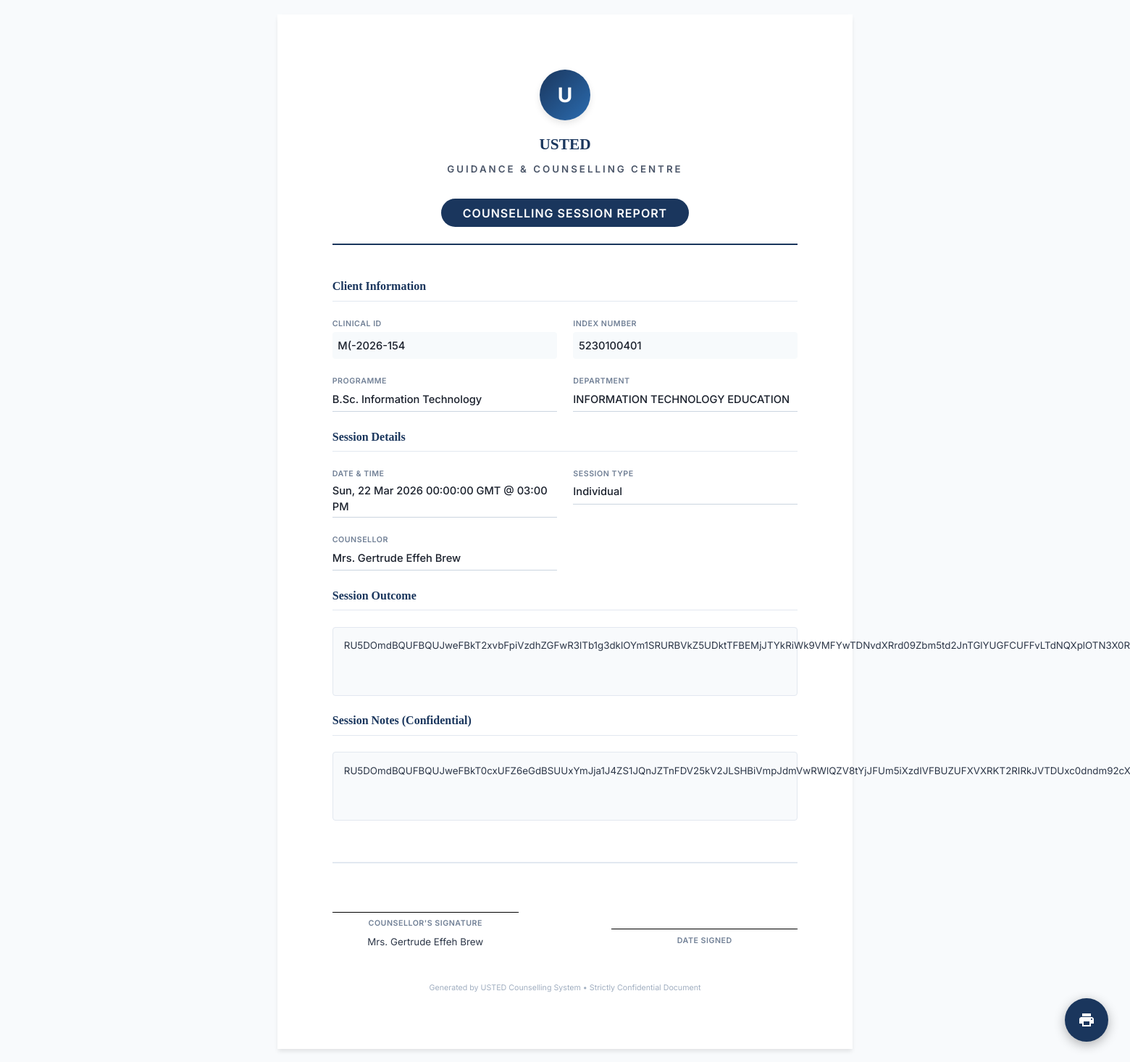
/print_session/14 (signed in), run on the app's committed database.
### tables this page shows
CREATE TABLE "Student" (
	"id"	INTEGER,
	"name"	TEXT NOT NULL UNIQUE,
	"age"	INTEGER,
	"gender"	INTEGER,
	"program"	TEXT,
	"contact"	TEXT,
	"created_at"	TIMESTAMP DEFAULT CURRENT_TIMESTAMP,
	"index_number"	TEXT,
	"department"	TEXT,
	"programme"	TEXT,
	"parent_contact"	INTEGER, faculty TEXT, hall_of_residence TEXT, updated_at TIMESTAMP, last_modified_by TEXT, is_deleted BOOLEAN DEFAULT 0, sync_status TEXT DEFAULT 'pending', global_id TEXT, case_number TEXT, email TEXT, last_synced_at TEXT,
	PRIMARY KEY("id")
);

CREATE TABLE Appointment (
            id INTEGER PRIMARY KEY AUTOINCREMENT,
            student_id INTEGER,
            Counsellor_id INTEGER,
            date DATE NOT NULL,
            time TIME NOT NULL,
            purpose TEXT,
            status TEXT DEFAULT 'scheduled',
            created_at TIMESTAMP DEFAULT CURRENT_TIMESTAMP, urgency TEXT, referral_source TEXT, checked_in_at TIMESTAMP, sent_to_counsellor_at TIMESTAMP, accepted_at TIMESTAMP, completed_at TIMESTAMP, referral_reason TEXT, updated_at TIMESTAMP, last_modified_by TEXT, is_deleted BOOLEAN DEFAULT 0, sync_status TEXT DEFAULT 'pending', global_id TEXT, booking_ref TEXT, last_synced_at TEXT,
            FOREIGN KEY (student_id) REFERENCES Student(id),
            FOREIGN KEY (Counsellor_id) REFERENCES Counselor(id)
        );

CREATE TABLE Counsellor (
            id INTEGER PRIMARY KEY AUTOINCREMENT,
            name TEXT NOT NULL,
            contact TEXT,
            created_at TIMESTAMP DEFAULT CURRENT_TIMESTAMP
        );

### app.py (the view)
@app.route('/print_session/<int:session_id>')
@login_required
def print_session(session_id):
    try:
        ensure_database_initialized()
        conn = get_db_connection()
        if conn is None:
            flash('Database connection failed. Please restart the application.', 'error')
            return redirect(url_for('dashboard'))
        session_data = None
        try:
            session_data = conn.execute('''
                SELECT sess.*, s.name as student_name, s.id as student_record_id, s.created_at as student_created_at,
                       s.index_number, s.programme, s.contact, s.department,
                       c.name as Counsellor_name,
                       a.date, a.time, a.status as appointment_status
                FROM session sess
                LEFT JOIN Appointment a ON sess.appointment_id = a.id
                LEFT JOIN Student s ON a.student_id = s.id
                LEFT JOIN Counsellor c ON a.Counsellor_id = c.id
                WHERE sess.id = ?
            ''', (session_id,)).fetchone()
        except Exception as e:
            print(f"[PRINT_SESSION] Error getting session: {e}")
        finally:
            try:
                conn.close()
            except Exception:
                pass
        if not session_data:
            flash('Session not found', 'error')
            return redirect(url_for('dashboard'))
        return render_template('print_session.html', session_data=session_data)
    except Exception as e:
        print(f"[PRINT_SESSION] Unexpected error: {e}")
        import traceback
        traceback.print_exc()
        flash('Error loading session for printing.', 'error')
        return redirect(url_for('sessions_list'))

### app.py (called while the page is built, shortened)
def ensure_database_initialized():
    global _db_initialization_lock, _db_initialized
    if _db_initialized:
        return

@app.context_processor
def inject_now():
    ctx = {'now': datetime.utcnow()}
    try:
        from flask import session as _s
        if _s.get('logged_in'):
            _conn = get_db_connection()
            count = _conn.execute(
                """SELECT COUNT(*) FROM BookingRequest
                   WHERE status = 'Pending'"""
            ).fetchone()[0]
            _conn.close()
            ctx['latest_booking_count'] = count
    except Exception:
        ctx['latest_booking_count'] = 0
    return ctx

def get_clinical_id(name, sid, created_at=None):
    if not name: return "N/A"
    name_str = str(name).strip()
    import re as _re
    if _re.match(r'^[A-Z](\.[A-Z])*\.?$', name_str):
        letters = [c for c in name_str if c.isalpha()]
        initials = "".join(letters[:2]).upper() if letters else "ST"
    else:
        parts = [p.strip() for p in name_str.split() if p.strip()]
        if len(parts) >= 2:
            initials = (parts[0][0] + parts[-1][0]).upper()
        elif len(parts) == 1:
            initials = parts[0][:2].upper()
        else:
            initials = "ST"
    year = datetime.now().year
    if created_at:
        try:
            year = str(created_at)[:4]
        except: pass
    return f"{initials}-{year}-{str(sid).zfill(3)}"

@app.template_filter('to_clinical_id')
def to_clinical_id_filter(student):
    if not student: return "N/A"
    try:
        s_dict = dict(student) if hasattr(student, 'keys') else student
        case_num = s_dict.get('case_number')
        if case_num:
            return case_num
        name = s_dict.get('name') or s_dict.get('student_name') or "ST"
        sid = s_dict.get('id') or s_dict.get('student_record_id') or s_dict.get('student_db_id') or 0
        created_at = s_dict.get('created_at') or s_dict.get('student_created_at')
        return get_clinical_id(name, sid, created_at)
    except (TypeError, KeyError, AttributeError):
        return "N/A"

def login_required(f):
    @wraps(f)
    def decorated_function(*args, **kwargs):
        if 'logged_in' not in session:
            return redirect(url_for('welcome'))
        return f(*args, **kwargs)
    return decorated_function

@app.context_processor
def inject_node_info():
    return dict(node_config=node_config.load_config())

### templates/print_session.html (shortened to what this page needs)
<!DOCTYPE html>
<html lang="en">
<head>
    <link href="/static/css/inter.css" rel="stylesheet">
</head>
<body>
    <button onclick="window.print()" class="print-fab no-print" title="Print Document">
        <svg xmlns="http://www.w3.org/2000/svg" viewBox="0 0 24 24">
            <path d="M19 8H5c-1.66 0-3 1.34-3 3v6h4v4h12v-4h4v-6c0-1.66-1.34-3-3-3zm-3 11H8v-5h8v5zm3-7c-.55 0-1-.45-1-1s.45-1 1-1 1 .45 1 1-.45 1-1 1zm-1-9H6v4h12V3z"/>
        </svg>
    </button>
    <div class="page-container">
        <div class="header">
            <div class="header-logo-placeholder">U</div>
            <h1>USTED</h1>
            <h2 style="font-weight: 600; color: #4a5568; letter-spacing: 3px;">Guidance & Counselling Centre</h2>
            <div class="doc-title" style="margin-top: 4mm;">Counselling Session Report</div>
        </div>
        <div class="section-title">Client Information</div>
        <div class="grid-2">
            <div>
                <span class="field-label">Clinical ID</span>
                <div class="field-value highlight">{{ {'name': session_data.student_name, 'id': session_data.student_record_id, 'created_at': session_data.student_created_at}|to_clinical_id }}</div>
            </div>
            <div>
                <span class="field-label">Index Number</span>
                <div class="field-value highlight">{{ session_data.index_number or 'N/A' }}</div>
            </div>
            <div>
                <span class="field-label">Programme</span>
                <div class="field-value">{{ session_data.programme or 'N/A' }}</div>
            </div>
            <div>
                <span class="field-label">Department</span>
                <div class="field-value">{{ session_data.department or 'N/A' }}</div>
            </div>
        </div>
        <div class="section-title">Session Details</div>
        <div class="grid-2">
            <div>
                <span class="field-label">Date & Time</span>
                <div class="field-value">{{ session_data.date or session_data.created_at or 'N/A' }} @ {{ session_data.time or 'N/A' }}</div>
            </div>
            <div>
                <span class="field-label">Session Type</span>
                <div class="field-value">{{ session_data.session_type or 'N/A' }}</div>
            </div>
            <div>
                <span class="field-label">Counsellor</span>
                <div class="field-value">{{ session_data.Counsellor_name or 'N/A' }}</div>
            </div>
        </div>
        {% if session_data.outcome %}
        <div class="section-title">Session Outcome</div>
        <div class="text-box">{{ session_data.outcome }}</div>
        {% endif %}
        <div class="section-title">Session Notes (Confidential)</div>
        <div class="text-box">{{ session_data.notes or 'No notes provided.' }}</div>
        <div class="footer">
            <div class="signature-block">
                <div class="signature-line"></div>
                <span class="field-label">Counsellor's Signature</span>
                <span style="font-size: 10pt; display: block; margin-top: 2mm;">{{ session_data.Counsellor_name or 'N/A' }}</span>
            </div>
            <div class="signature-block">
                <div class="signature-line"></div>
                <span class="field-label">Date Signed</span>
            </div>
        </div>
        <div style="text-align: center; margin-top: 12mm; font-size: 8pt; color: #a0aec0;">
            Generated by USTED Counselling System • Strictly Confidential Document
        </div>
    </div>
</body>
</html>
</html>

### templates/print_session.html (style rules this page uses)
:root { --primary-color: #1a365d; --text-color: #2d3748; --border-color: #e2e8f0; }
* { margin: 0; padding: 0; box-sizing: border-box; }
body { font-family: 'Inter', sans-serif; font-size: 10pt; line-height: 1.5; color: var(--text-color); background: #f8fafc; width: 210mm; min-height: 297mm; margin: 20px auto; }
.page-container { background: white; padding: 20mm; width: 210mm; min-height: 297mm; margin: 0 auto; box-shadow: 0 4px 6px -1px rgba(0, 0, 0, 0.1); }
.header { text-align: center; margin-bottom: 12mm; border-bottom: 2px solid var(--primary-color); padding-bottom: 6mm; }
.header-logo-placeholder { width: 70px; height: 70px; background: linear-gradient(135deg, #1a365d 0%, #2b6cb0 100%); border-radius: 50%; margin: 0 auto 5mm; display: flex; align-items: center; justify-content: center; color: white; font-weight: 800; font-size: 28px; box-shadow: 0 4px 10px rgba(0,0,0,0.1); }
.header h1 { font-family: 'Playfair Display', serif; font-size: 16pt; font-weight: 700; margin-bottom: 2mm; color: var(--primary-color); }
.header h2 { font-family: 'Inter', sans-serif; font-size: 10pt; font-weight: 500; text-transform: uppercase; letter-spacing: 2px; color: #718096; margin-bottom: 4mm; }
.doc-title { background: var(--primary-color); color: white; display: inline-block; padding: 2mm 8mm; border-radius: 50px; font-size: 12pt; font-weight: 600; text-transform: uppercase; letter-spacing: 1px; margin-top: 2mm; }
.section-title { font-family: 'Playfair Display', serif; font-size: 12pt; font-weight: 700; color: var(--primary-color); border-bottom: 1px solid var(--border-color); padding-bottom: 2mm; margin-bottom: 6mm; margin-top: 6mm; }
.grid-2 { display: grid; grid-template-columns: 1fr 1fr; gap: 6mm; margin-bottom: 6mm; }
.field-label { display: block; font-size: 8pt; text-transform: uppercase; letter-spacing: 0.5px; color: #718096; margin-bottom: 1mm; font-weight: 600; }
.field-value { border-bottom: 1px solid #cbd5e0; min-height: 8mm; display: flex; align-items: center; font-size: 11pt; color: #1a202c; padding-bottom: 1mm; font-weight: 500; }
.field-value.highlight { background-color: #f7fafc; border-bottom: none; padding: 2mm; border-radius: 4px; }
.text-box { background: #f8fafc; padding: 4mm; border: 1px solid var(--border-color); border-radius: 4px; min-height: 25mm; font-size: 10pt; white-space: pre-line; color: #2d3748; }
.footer { margin-top: 15mm; display: flex; justify-content: space-between; align-items: flex-end; border-top: 2px solid #e2e8f0; padding-top: 8mm; }
.signature-block { text-align: center; width: 40%; }
.signature-line { border-bottom: 1px solid #000; height: 10mm; margin-bottom: 2mm; }
@media screen { .print-fab { position: fixed; bottom: 30px; right: 30px; width: 60px; height: 60px; background: var(--primary-color); color: white; border-radius: 50%; display: flex; align-items: center; justify-content: center; box-shadow: 0 4px 15px rgba(0,0,0,0.3); cursor: pointer; border: none; z-index: 100; } }
@media screen { .print-fab svg { width: 24px; height: 24px; fill: currentColor; } }

### data on the page
Student: name+id+created_at "M(-2026-154", index_number "5230100401", programme "B.Sc. Information Technology", department "INFORMATION TECHNOLOGY EDUCATION"
Appointment: date "Sun, 22 Mar 2026 00:00:00 GMT", time "03:00 PM"
Counsellor: name "Mrs. Gertrude Effeh Brew"

### other printed values
{{ session_data.session_type or 'N/A' }} "Individual"
